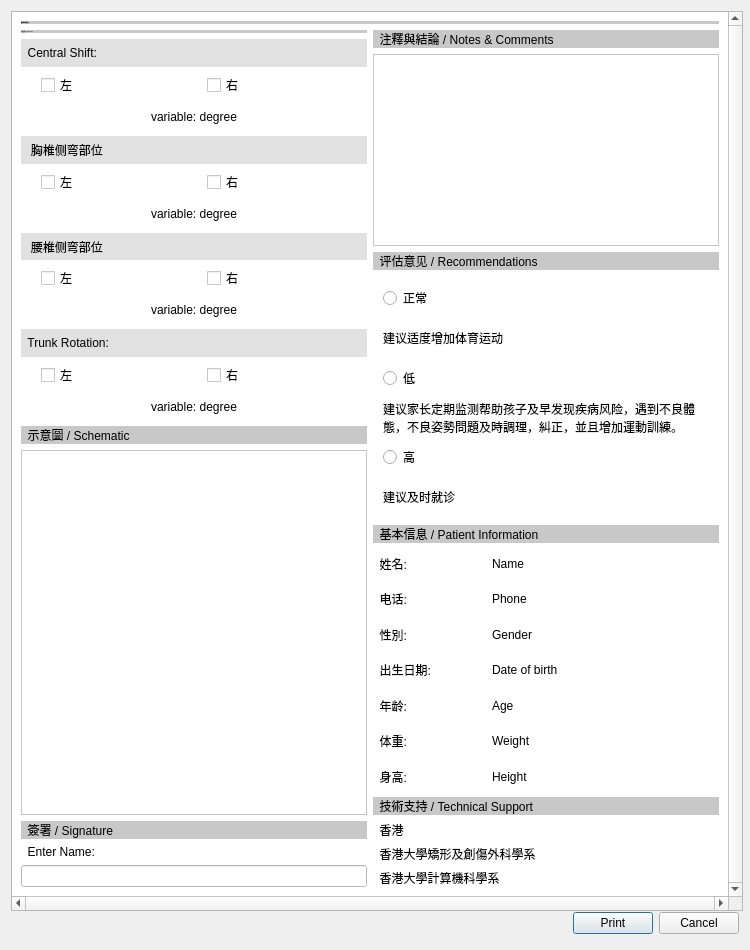
<?xml version="1.0" encoding="UTF-8"?>
<ui version="4.0">
 <class>ReportDialogUI</class>
 <widget class="QDialog" name="ReportDialogUI">
  <property name="geometry">
   <rect>
    <x>0</x>
    <y>0</y>
    <width>750</width>
    <height>950</height>
   </rect>
  </property>
  <property name="minimumSize">
   <size>
    <width>600</width>
    <height>900</height>
   </size>
  </property>
  <property name="maximumSize">
   <size>
    <width>1213</width>
    <height>1485</height>
   </size>
  </property>
  <property name="windowTitle">
   <string>Report</string>
  </property>
  <layout class="QVBoxLayout" name="verticalLayout">
   <item>
    <widget class="QScrollArea" name="scrollArea">
     <property name="minimumSize">
      <size>
       <width>732</width>
       <height>900</height>
      </size>
     </property>
     <property name="maximumSize">
      <size>
       <width>1464</width>
       <height>1800</height>
      </size>
     </property>
     <property name="sizeIncrement">
      <size>
       <width>10</width>
       <height>10</height>
      </size>
     </property>
     <property name="baseSize">
      <size>
       <width>732</width>
       <height>900</height>
      </size>
     </property>
     <property name="verticalScrollBarPolicy">
      <enum>Qt::ScrollBarAlwaysOn</enum>
     </property>
     <property name="horizontalScrollBarPolicy">
      <enum>Qt::ScrollBarAlwaysOn</enum>
     </property>
     <property name="widgetResizable">
      <bool>true</bool>
     </property>
     <widget class="QWidget" name="scrollAreaWidgetContents_3">
      <property name="geometry">
       <rect>
        <x>0</x>
        <y>0</y>
        <width>713</width>
        <height>881</height>
       </rect>
      </property>
      <property name="styleSheet">
       <string notr="true">background-color: rgb(255, 255, 255);</string>
      </property>
      <layout class="QVBoxLayout" name="verticalLayout_2">
       <item>
        <layout class="QHBoxLayout" name="a_TitleLayout">
         <property name="spacing">
          <number>6</number>
         </property>
         <property name="sizeConstraint">
          <enum>QLayout::SetDefaultConstraint</enum>
         </property>
         <item>
          <widget class="QLabel" name="TitleLabel">
           <property name="maximumSize">
            <size>
             <width>16777215</width>
             <height>100</height>
            </size>
           </property>
           <property name="font">
            <font>
             <family>MS Shell Dlg 2</family>
             <pointsize>-1</pointsize>
             <weight>50</weight>
             <italic>false</italic>
             <bold>false</bold>
            </font>
           </property>
           <property name="styleSheet">
            <string notr="true">font: 40px &quot;MS Shell Dlg 2&quot;;
background-color: rgb(200, 200, 200);</string>
           </property>
           <property name="text">
            <string>脊椎侧弯检测报告</string>
           </property>
          </widget>
         </item>
        </layout>
       </item>
       <item>
        <layout class="QHBoxLayout" name="b_ContentLayout" stretch="1,1">
         <item>
          <layout class="QVBoxLayout" name="LeftVerticalLayout" stretch="0,0,0">
           <item>
            <layout class="QVBoxLayout" name="ResultAnalysis" stretch="1,1,1,1,1">
             <item>
              <widget class="QLabel" name="label_15">
               <property name="enabled">
                <bool>true</bool>
               </property>
               <property name="sizePolicy">
                <sizepolicy hsizetype="Preferred" vsizetype="Fixed">
                 <horstretch>0</horstretch>
                 <verstretch>0</verstretch>
                </sizepolicy>
               </property>
               <property name="font">
                <font>
                 <family>MS Shell Dlg 2</family>
                 <pointsize>-1</pointsize>
                 <weight>50</weight>
                 <italic>false</italic>
                 <bold>false</bold>
                 <underline>false</underline>
                </font>
               </property>
               <property name="styleSheet">
                <string notr="true">font: 16px &quot;MS Shell Dlg 2&quot;;
background-color: rgb(200, 200, 200);</string>
               </property>
               <property name="text">
                <string>  結果分析 / Result Analysis</string>
               </property>
              </widget>
             </item>
             <item>
              <layout class="QVBoxLayout" name="ParameterBox_3">
               <item>
                <widget class="QLabel" name="nameLabel_10">
                 <property name="styleSheet">
                  <string notr="true">font: 20px &quot;MS Shell Dlg 2&quot;;
background-color: rgb(225, 225, 225);</string>
                 </property>
                 <property name="text">
                  <string>  Central Shift:</string>
                 </property>
                </widget>
               </item>
               <item>
                <layout class="QHBoxLayout" name="horizontalLayout_9">
                 <property name="leftMargin">
                  <number>20</number>
                 </property>
                 <item>
                  <widget class="QCheckBox" name="leftCheckBox1">
                   <property name="styleSheet">
                    <string notr="true">font: 14px &quot;MS Shell Dlg 2&quot;;
</string>
                   </property>
                   <property name="text">
                    <string>左</string>
                   </property>
                   <property name="checkable">
                    <bool>true</bool>
                   </property>
                   <property name="autoExclusive">
                    <bool>false</bool>
                   </property>
                  </widget>
                 </item>
                 <item>
                  <widget class="QCheckBox" name="rightCheckBox1">
                   <property name="styleSheet">
                    <string notr="true">font: 14px &quot;MS Shell Dlg 2&quot;;
</string>
                   </property>
                   <property name="text">
                    <string>右</string>
                   </property>
                   <property name="checkable">
                    <bool>true</bool>
                   </property>
                   <property name="autoExclusive">
                    <bool>false</bool>
                   </property>
                  </widget>
                 </item>
                </layout>
               </item>
               <item>
                <widget class="QLabel" name="variable1Labe2">
                 <property name="styleSheet">
                  <string notr="true">font: 16px &quot;MS Shell Dlg 2&quot;;
</string>
                 </property>
                 <property name="text">
                  <string>variable: degree</string>
                 </property>
                 <property name="alignment">
                  <set>Qt::AlignCenter</set>
                 </property>
                </widget>
               </item>
              </layout>
             </item>
             <item>
              <layout class="QVBoxLayout" name="ParameterBox_1">
               <item>
                <widget class="QLabel" name="nameLabel_8">
                 <property name="styleSheet">
                  <string notr="true">font: 20px &quot;MS Shell Dlg 2&quot;;
background-color: rgb(225, 225, 225);</string>
                 </property>
                 <property name="text">
                  <string>   胸椎侧弯部位</string>
                 </property>
                </widget>
               </item>
               <item>
                <layout class="QHBoxLayout" name="horizontalLayout_10" stretch="0,0">
                 <property name="leftMargin">
                  <number>20</number>
                 </property>
                 <item>
                  <widget class="QCheckBox" name="leftCheckBox2">
                   <property name="styleSheet">
                    <string notr="true">font: 14px &quot;MS Shell Dlg 2&quot;;
</string>
                   </property>
                   <property name="text">
                    <string>左</string>
                   </property>
                   <property name="checkable">
                    <bool>true</bool>
                   </property>
                   <property name="autoExclusive">
                    <bool>false</bool>
                   </property>
                  </widget>
                 </item>
                 <item>
                  <widget class="QCheckBox" name="rightCheckBox2">
                   <property name="styleSheet">
                    <string notr="true">font: 14px &quot;MS Shell Dlg 2&quot;;
</string>
                   </property>
                   <property name="text">
                    <string>右</string>
                   </property>
                   <property name="checkable">
                    <bool>true</bool>
                   </property>
                   <property name="autoExclusive">
                    <bool>false</bool>
                   </property>
                  </widget>
                 </item>
                </layout>
               </item>
               <item>
                <widget class="QLabel" name="variable1Label4">
                 <property name="styleSheet">
                  <string notr="true">font: 16px &quot;MS Shell Dlg 2&quot;;
</string>
                 </property>
                 <property name="text">
                  <string>variable: degree</string>
                 </property>
                 <property name="alignment">
                  <set>Qt::AlignCenter</set>
                 </property>
                </widget>
               </item>
              </layout>
             </item>
             <item>
              <layout class="QVBoxLayout" name="ParameterBox_2">
               <item>
                <widget class="QLabel" name="nameLabel_9">
                 <property name="styleSheet">
                  <string notr="true">font: 20px &quot;MS Shell Dlg 2&quot;;
background-color: rgb(225, 225, 225);</string>
                 </property>
                 <property name="text">
                  <string>   腰椎侧弯部位</string>
                 </property>
                </widget>
               </item>
               <item>
                <layout class="QHBoxLayout" name="horizontalLayout_11">
                 <property name="leftMargin">
                  <number>20</number>
                 </property>
                 <item>
                  <widget class="QCheckBox" name="leftCheckBox3">
                   <property name="styleSheet">
                    <string notr="true">font: 14px &quot;MS Shell Dlg 2&quot;;
</string>
                   </property>
                   <property name="text">
                    <string>左</string>
                   </property>
                   <property name="checkable">
                    <bool>true</bool>
                   </property>
                   <property name="autoExclusive">
                    <bool>false</bool>
                   </property>
                  </widget>
                 </item>
                 <item>
                  <widget class="QCheckBox" name="rightCheckBox3">
                   <property name="styleSheet">
                    <string notr="true">font: 14px &quot;MS Shell Dlg 2&quot;;
</string>
                   </property>
                   <property name="text">
                    <string>右</string>
                   </property>
                   <property name="checkable">
                    <bool>true</bool>
                   </property>
                   <property name="autoExclusive">
                    <bool>false</bool>
                   </property>
                  </widget>
                 </item>
                </layout>
               </item>
               <item>
                <widget class="QLabel" name="variable1Label6">
                 <property name="styleSheet">
                  <string notr="true">font: 16px &quot;MS Shell Dlg 2&quot;;
</string>
                 </property>
                 <property name="text">
                  <string>variable: degree</string>
                 </property>
                 <property name="alignment">
                  <set>Qt::AlignCenter</set>
                 </property>
                </widget>
               </item>
              </layout>
             </item>
             <item>
              <layout class="QVBoxLayout" name="ParameterBox_4">
               <item>
                <widget class="QLabel" name="nameLabel_11">
                 <property name="styleSheet">
                  <string notr="true">font: 20px &quot;MS Shell Dlg 2&quot;;
background-color: rgb(225, 225, 225);</string>
                 </property>
                 <property name="text">
                  <string>  Trunk Rotation:</string>
                 </property>
                </widget>
               </item>
               <item>
                <layout class="QHBoxLayout" name="horizontalLayout_12">
                 <property name="leftMargin">
                  <number>20</number>
                 </property>
                 <item>
                  <widget class="QCheckBox" name="leftCheckBox4">
                   <property name="styleSheet">
                    <string notr="true">font: 14px &quot;MS Shell Dlg 2&quot;;
</string>
                   </property>
                   <property name="text">
                    <string>左</string>
                   </property>
                   <property name="checkable">
                    <bool>true</bool>
                   </property>
                   <property name="autoExclusive">
                    <bool>false</bool>
                   </property>
                  </widget>
                 </item>
                 <item>
                  <widget class="QCheckBox" name="rightCheckBox4">
                   <property name="styleSheet">
                    <string notr="true">font: 14px &quot;MS Shell Dlg 2&quot;;
</string>
                   </property>
                   <property name="text">
                    <string>右</string>
                   </property>
                   <property name="checkable">
                    <bool>true</bool>
                   </property>
                   <property name="autoExclusive">
                    <bool>false</bool>
                   </property>
                  </widget>
                 </item>
                </layout>
               </item>
               <item>
                <widget class="QLabel" name="variable1Label8">
                 <property name="styleSheet">
                  <string notr="true">font: 16px &quot;MS Shell Dlg 2&quot;;
</string>
                 </property>
                 <property name="text">
                  <string>variable: degree</string>
                 </property>
                 <property name="alignment">
                  <set>Qt::AlignCenter</set>
                 </property>
                </widget>
               </item>
              </layout>
             </item>
            </layout>
           </item>
           <item>
            <layout class="QVBoxLayout" name="Image">
             <item>
              <widget class="QLabel" name="label_7">
               <property name="sizePolicy">
                <sizepolicy hsizetype="Preferred" vsizetype="Fixed">
                 <horstretch>0</horstretch>
                 <verstretch>0</verstretch>
                </sizepolicy>
               </property>
               <property name="autoFillBackground">
                <bool>false</bool>
               </property>
               <property name="styleSheet">
                <string notr="true">font: 16px &quot;MS Shell Dlg 2&quot;;
background-color: rgb(200, 200, 200);</string>
               </property>
               <property name="text">
                <string>  示意圖 / Schematic</string>
               </property>
              </widget>
             </item>
             <item>
              <widget class="QGraphicsView" name="graphicsView">
               <property name="mouseTracking">
                <bool>false</bool>
               </property>
               <property name="tabletTracking">
                <bool>false</bool>
               </property>
               <property name="acceptDrops">
                <bool>true</bool>
               </property>
               <property name="interactive">
                <bool>false</bool>
               </property>
              </widget>
             </item>
            </layout>
           </item>
           <item>
            <layout class="QVBoxLayout" name="Signature">
             <item>
              <widget class="QLabel" name="label_17">
               <property name="sizePolicy">
                <sizepolicy hsizetype="Preferred" vsizetype="Fixed">
                 <horstretch>0</horstretch>
                 <verstretch>0</verstretch>
                </sizepolicy>
               </property>
               <property name="styleSheet">
                <string notr="true">font: 16px &quot;MS Shell Dlg 2&quot;;
background-color: rgb(200, 200, 200);</string>
               </property>
               <property name="text">
                <string>  簽署 / Signature</string>
               </property>
              </widget>
             </item>
             <item>
              <widget class="QLabel" name="label_21">
               <property name="styleSheet">
                <string notr="true">font: 12px &quot;MS Shell Dlg 2&quot;;
</string>
               </property>
               <property name="text">
                <string>  Enter Name:</string>
               </property>
              </widget>
             </item>
             <item>
              <widget class="QLineEdit" name="lineEdit"/>
             </item>
            </layout>
           </item>
          </layout>
         </item>
         <item>
          <layout class="QVBoxLayout" name="RightVerticalLayout" stretch="0,1,1,0">
           <item>
            <layout class="QVBoxLayout" name="Comments">
             <item>
              <widget class="QLabel" name="label_6">
               <property name="sizePolicy">
                <sizepolicy hsizetype="Preferred" vsizetype="Fixed">
                 <horstretch>0</horstretch>
                 <verstretch>0</verstretch>
                </sizepolicy>
               </property>
               <property name="styleSheet">
                <string notr="true">font: 16px &quot;MS Shell Dlg 2&quot;;
background-color: rgb(200, 200, 200);</string>
               </property>
               <property name="text">
                <string>  注釋與結論 / Notes &amp; Comments</string>
               </property>
              </widget>
             </item>
             <item>
              <widget class="QTextEdit" name="textEdit_2"/>
             </item>
            </layout>
           </item>
           <item>
            <layout class="QVBoxLayout" name="Evaluation" stretch="0,0">
             <item>
              <widget class="QLabel" name="label">
               <property name="sizePolicy">
                <sizepolicy hsizetype="Preferred" vsizetype="Fixed">
                 <horstretch>0</horstretch>
                 <verstretch>0</verstretch>
                </sizepolicy>
               </property>
               <property name="styleSheet">
                <string notr="true">font: 16px &quot;MS Shell Dlg 2&quot;;
background-color: rgb(200, 200, 200);</string>
               </property>
               <property name="text">
                <string>  评估意见 / Recommendations</string>
               </property>
              </widget>
             </item>
             <item>
              <layout class="QVBoxLayout" name="verticalLayout_3" stretch="1,0,1,0,1,0">
               <property name="leftMargin">
                <number>10</number>
               </property>
               <property name="topMargin">
                <number>10</number>
               </property>
               <property name="rightMargin">
                <number>10</number>
               </property>
               <item>
                <widget class="QRadioButton" name="radioButton">
                 <property name="styleSheet">
                  <string notr="true">font: 16px &quot;MS Shell Dlg 2&quot;;
</string>
                 </property>
                 <property name="text">
                  <string>正常</string>
                 </property>
                </widget>
               </item>
               <item>
                <widget class="QLabel" name="label_18">
                 <property name="styleSheet">
                  <string notr="true">font: 12px &quot;MS Shell Dlg 2&quot;;</string>
                 </property>
                 <property name="text">
                  <string>建议适度增加体育运动</string>
                 </property>
                 <property name="wordWrap">
                  <bool>true</bool>
                 </property>
                </widget>
               </item>
               <item>
                <widget class="QRadioButton" name="radioButton_3">
                 <property name="styleSheet">
                  <string notr="true">font: 16px &quot;MS Shell Dlg 2&quot;;
</string>
                 </property>
                 <property name="text">
                  <string>低</string>
                 </property>
                </widget>
               </item>
               <item>
                <widget class="QLabel" name="label_19">
                 <property name="styleSheet">
                  <string notr="true">font: 12px &quot;MS Shell Dlg 2&quot;;</string>
                 </property>
                 <property name="text">
                  <string>建议家长定期监测帮助孩子及早发现疾病风险，遇到不良體態，不良姿勢問題及時調理，糾正，並且增加運動訓練。 </string>
                 </property>
                 <property name="scaledContents">
                  <bool>false</bool>
                 </property>
                 <property name="wordWrap">
                  <bool>true</bool>
                 </property>
                </widget>
               </item>
               <item>
                <widget class="QRadioButton" name="radioButton_2">
                 <property name="styleSheet">
                  <string notr="true">font: 16px &quot;MS Shell Dlg 2&quot;;
</string>
                 </property>
                 <property name="text">
                  <string>高</string>
                 </property>
                </widget>
               </item>
               <item>
                <widget class="QLabel" name="label_20">
                 <property name="styleSheet">
                  <string notr="true">font: 12px &quot;MS Shell Dlg 2&quot;;</string>
                 </property>
                 <property name="text">
                  <string>建议及时就诊</string>
                 </property>
                 <property name="wordWrap">
                  <bool>true</bool>
                 </property>
                </widget>
               </item>
              </layout>
             </item>
            </layout>
           </item>
           <item>
            <layout class="QVBoxLayout" name="PersonalInfo">
             <item>
              <widget class="QLabel" name="label_2">
               <property name="sizePolicy">
                <sizepolicy hsizetype="Preferred" vsizetype="Fixed">
                 <horstretch>0</horstretch>
                 <verstretch>0</verstretch>
                </sizepolicy>
               </property>
               <property name="styleSheet">
                <string notr="true">font: 16px &quot;MS Shell Dlg 2&quot;;
background-color: rgb(200, 200, 200);</string>
               </property>
               <property name="text">
                <string>  基本信息 / Patient Information</string>
               </property>
              </widget>
             </item>
             <item>
              <layout class="QHBoxLayout" name="horizontalLayout_8" stretch="1,2">
               <item>
                <widget class="QLabel" name="label_8">
                 <property name="styleSheet">
                  <string notr="true">font: 12px &quot;MS Shell Dlg 2&quot;;
</string>
                 </property>
                 <property name="text">
                  <string>  姓名: </string>
                 </property>
                </widget>
               </item>
               <item>
                <widget class="QLabel" name="NameLabel">
                 <property name="styleSheet">
                  <string notr="true">font: 12px &quot;MS Shell Dlg 2&quot;;
</string>
                 </property>
                 <property name="text">
                  <string>Name</string>
                 </property>
                </widget>
               </item>
              </layout>
             </item>
             <item>
              <layout class="QHBoxLayout" name="horizontalLayout_7" stretch="1,2">
               <item>
                <widget class="QLabel" name="label_9">
                 <property name="styleSheet">
                  <string notr="true">font: 12px &quot;MS Shell Dlg 2&quot;;
</string>
                 </property>
                 <property name="text">
                  <string>  电话: </string>
                 </property>
                </widget>
               </item>
               <item>
                <widget class="QLabel" name="PhoneLabel">
                 <property name="styleSheet">
                  <string notr="true">font: 12px &quot;MS Shell Dlg 2&quot;;
</string>
                 </property>
                 <property name="text">
                  <string>Phone</string>
                 </property>
                </widget>
               </item>
              </layout>
             </item>
             <item>
              <layout class="QHBoxLayout" name="horizontalLayout_2" stretch="1,2">
               <item>
                <widget class="QLabel" name="label_10">
                 <property name="styleSheet">
                  <string notr="true">font: 12px &quot;MS Shell Dlg 2&quot;;
</string>
                 </property>
                 <property name="text">
                  <string>  性別: </string>
                 </property>
                </widget>
               </item>
               <item>
                <widget class="QLabel" name="GenerLabel">
                 <property name="styleSheet">
                  <string notr="true">font: 12px &quot;MS Shell Dlg 2&quot;;
</string>
                 </property>
                 <property name="text">
                  <string>Gender</string>
                 </property>
                </widget>
               </item>
              </layout>
             </item>
             <item>
              <layout class="QHBoxLayout" name="horizontalLayout_3" stretch="1,2">
               <item>
                <widget class="QLabel" name="label_11">
                 <property name="styleSheet">
                  <string notr="true">font: 12px &quot;MS Shell Dlg 2&quot;;
</string>
                 </property>
                 <property name="text">
                  <string>  出生日期: </string>
                 </property>
                </widget>
               </item>
               <item>
                <widget class="QLabel" name="BirthLabel">
                 <property name="styleSheet">
                  <string notr="true">font: 12px &quot;MS Shell Dlg 2&quot;;
</string>
                 </property>
                 <property name="text">
                  <string>Date of birth</string>
                 </property>
                </widget>
               </item>
              </layout>
             </item>
             <item>
              <layout class="QHBoxLayout" name="horizontalLayout_6" stretch="1,2">
               <item>
                <widget class="QLabel" name="label_12">
                 <property name="styleSheet">
                  <string notr="true">font: 12px &quot;MS Shell Dlg 2&quot;;
</string>
                 </property>
                 <property name="text">
                  <string>  年龄: </string>
                 </property>
                </widget>
               </item>
               <item>
                <widget class="QLabel" name="AgeLabel">
                 <property name="styleSheet">
                  <string notr="true">font: 12px &quot;MS Shell Dlg 2&quot;;
</string>
                 </property>
                 <property name="text">
                  <string>Age</string>
                 </property>
                </widget>
               </item>
              </layout>
             </item>
             <item>
              <layout class="QHBoxLayout" name="horizontalLayout_5" stretch="1,2">
               <item>
                <widget class="QLabel" name="label_13">
                 <property name="styleSheet">
                  <string notr="true">font: 12px &quot;MS Shell Dlg 2&quot;;
</string>
                 </property>
                 <property name="text">
                  <string>  体重: </string>
                 </property>
                </widget>
               </item>
               <item>
                <widget class="QLabel" name="WeightLabel">
                 <property name="styleSheet">
                  <string notr="true">font: 12px &quot;MS Shell Dlg 2&quot;;
</string>
                 </property>
                 <property name="text">
                  <string>Weight</string>
                 </property>
                </widget>
               </item>
              </layout>
             </item>
             <item>
              <layout class="QHBoxLayout" name="horizontalLayout_4" stretch="1,2">
               <item>
                <widget class="QLabel" name="label_22">
                 <property name="styleSheet">
                  <string notr="true">font: 12px &quot;MS Shell Dlg 2&quot;;
</string>
                 </property>
                 <property name="text">
                  <string>  身高: </string>
                 </property>
                </widget>
               </item>
               <item>
                <widget class="QLabel" name="HeightLabel">
                 <property name="styleSheet">
                  <string notr="true">font: 12px &quot;MS Shell Dlg 2&quot;;
</string>
                 </property>
                 <property name="text">
                  <string>Height</string>
                 </property>
                </widget>
               </item>
              </layout>
             </item>
            </layout>
           </item>
           <item>
            <layout class="QVBoxLayout" name="TechnicalSupport">
             <item>
              <widget class="QLabel" name="label_14">
               <property name="sizePolicy">
                <sizepolicy hsizetype="Preferred" vsizetype="Fixed">
                 <horstretch>0</horstretch>
                 <verstretch>0</verstretch>
                </sizepolicy>
               </property>
               <property name="styleSheet">
                <string notr="true">font: 16px &quot;MS Shell Dlg 2&quot;;
background-color: rgb(200, 200, 200);</string>
               </property>
               <property name="text">
                <string>  技術支持 / Technical Support</string>
               </property>
              </widget>
             </item>
             <item>
              <widget class="QLabel" name="label_4">
               <property name="styleSheet">
                <string notr="true">font: 12px &quot;MS Shell Dlg 2&quot;;
</string>
               </property>
               <property name="text">
                <string>  香港</string>
               </property>
              </widget>
             </item>
             <item>
              <widget class="QLabel" name="label_16">
               <property name="styleSheet">
                <string notr="true">font: 12px &quot;MS Shell Dlg 2&quot;;
</string>
               </property>
               <property name="text">
                <string>  香港大學矯形及創傷外科學系</string>
               </property>
              </widget>
             </item>
             <item>
              <widget class="QLabel" name="label_3">
               <property name="styleSheet">
                <string notr="true">font: 12px &quot;MS Shell Dlg 2&quot;;
</string>
               </property>
               <property name="text">
                <string>  香港大學計算機科學系</string>
               </property>
              </widget>
             </item>
            </layout>
           </item>
          </layout>
         </item>
        </layout>
       </item>
      </layout>
     </widget>
    </widget>
   </item>
   <item>
    <layout class="QHBoxLayout" name="horizontalLayout">
     <item>
      <spacer>
       <property name="orientation">
        <enum>Qt::Horizontal</enum>
       </property>
       <property name="sizeType">
        <enum>QSizePolicy::MinimumExpanding</enum>
       </property>
       <property name="sizeHint" stdset="0">
        <size>
         <width>950</width>
         <height>31</height>
        </size>
       </property>
      </spacer>
     </item>
     <item>
      <widget class="QPushButton" name="printButton">
       <property name="enabled">
        <bool>true</bool>
       </property>
       <property name="text">
        <string>Print</string>
       </property>
      </widget>
     </item>
     <item>
      <widget class="QPushButton" name="cancelButton">
       <property name="text">
        <string>Cancel</string>
       </property>
      </widget>
     </item>
    </layout>
   </item>
  </layout>
 </widget>
 <resources/>
 <connections>
  <connection>
   <sender>cancelButton</sender>
   <signal>clicked()</signal>
   <receiver>ReportDialogUI</receiver>
   <slot>reject()</slot>
   <hints>
    <hint type="sourcelabel">
     <x>1131</x>
     <y>340</y>
    </hint>
    <hint type="destinationlabel">
     <x>179</x>
     <y>282</y>
    </hint>
   </hints>
  </connection>
 </connections>
</ui>
